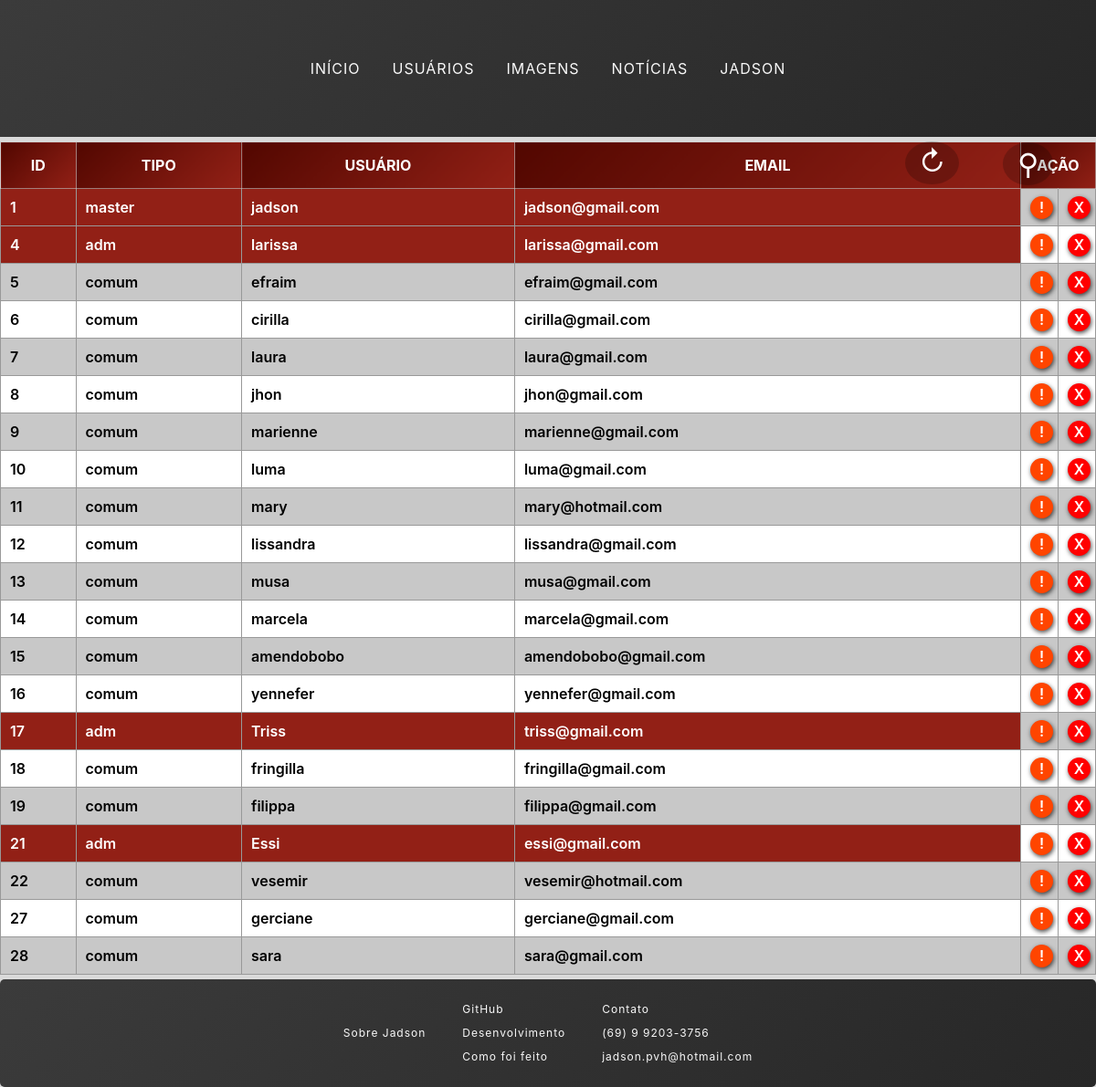
/showUsers.php (signed in), run on the app's committed database.
### tables this page shows
CREATE TABLE `users` (
  `id` int(11) NOT NULL,
  `user_name` varchar(20) NOT NULL,
  `type_user` varchar(10) NOT NULL DEFAULT 'comum',
  `email` varchar(50) DEFAULT NULL,
  `pwd` varchar(255) DEFAULT NULL
);

### Rules/Connection/Connection.php (called while the page is built)
<?php
class Connection {
    private static $i;
    static function Con() {
        if(!isset(self::$i)) {
            try {
                self::$i = new PDO('mysql:dbname=a_news; host=localhost','root', 'root');
            } catch (Exception $e) {
                echo 'Erro : '.$e->getMessage();
                exit;
            }
        }
        return self::$i;
    }
}

### Rules/Users/RuleUser.php (called while the page is built, shortened)
<?php
require_once 'Rules/Connection/Connection.php';
class RuleUser {
    function ReadUser($search) {
        $sql = "SELECT * FROM `users` WHERE user_name LIKE '%$search%' OR email LIKE '%$search%' OR type_user LIKE '%$search%'";
        $stmt = Connection::Con()->query($sql);
        if($stmt->rowCount() > 0) {
            $res = $stmt->fetchAll(PDO::FETCH_ASSOC);
            return $res;
        }
        return false;
    }
    function ReadOneUserFromEmail($email) {
        $sql = "SELECT * FROM users WHERE email = ?";
        $stmt = Connection::Con()->prepare($sql);
        $stmt->bindValue(1, $email);
        $stmt->execute();
        if($stmt->rowCount() > 0) {
            $d = $stmt->fetch(PDO::FETCH_ASSOC);
            return $d;
        }
        return [];
    }
}

### showUsers.php (the view, shortened to what this page needs)
<?php
    require 'head.php';
    require_once 'Rules/Users/RuleUser.php';
    $u = new RuleUser;
?>
<span id="icon-show-users">&#9906</span>
<a href="showUsers.php" id="reload-table">&#8635</a>
<table>
    <tr>
        <th class="tr">ID</th>
        <th class="tr">TIPO</th>
        <th class="tr">USUÁRIO</th>
        <th class="tr">EMAIL</th>
        <th class="tr" colspan="2">AÇÃO</th>
    </tr>
    <?php
    if(isset($_POST['search'])) {
        $search = addslashes(htmlentities($_POST['search']));
    }else{
        $search = '';
    }
    $showUsers = $u->ReadUser($search);
        if($showUsers) {
            foreach ($showUsers as $key => $value) {
                echo '<tr>';
                if($value['type_user'] == 'comum') {
                    ?>
                        <td><?php echo $value['id'] ?></td>
                        <td><?php echo $value['type_user'] ?></td>
                        <td><?php echo $value['user_name'] ?></td>
                        <td><?php echo $value['email'] ?></td>
                        <td class="edit">
                            <a href="userEdit.php?id=<?php echo $value['id'] ?>">
                                <div class="edit-user-button">!</div>
                            </a>
                        </td>
                        <td class="delet">
                            <a href="userDelete.php?id=<?php echo $value['id'] ?>">
                                <div class="delete-user-button">X</div>
                            </a>
                        </td>
                    <?php
                } else {
                    ?>
                        <td class="boss"><?php echo $value['id'] ?></td>
                        <td class="boss"><?php echo $value['type_user'] ?></td>
                        <td class="boss"><?php echo $value['user_name'] ?></td>
                        <td class="boss"><?php echo $value['email'] ?></td>
                        <td class="edit">
                            <a href="userEdit.php?id=<?php echo $value['id'] ?>">
                                <div class="edit-user-button">!</div>
                            </a>
                        </td>
                        <td class="delet">
                            <a href="userDelete.php?id=<?php echo $value['id'] ?>">
                                <div class="delete-user-button">X</div>
                            </a>
                        </td>
                    <?php
                }
                echo '</tr>';
            }
        }else{
            echo "<tr><td colspan='5'><h1>NENHUM USUÁRIO ENCONTRADO</h1></td></tr>";
        }
        ?>
</table>
<?php require 'footer.php'; ?>

### head.php (shortened to what this page needs)
<?php
    require_once 'Rules/Users/RuleUser.php';
    $u = new RuleUser;
    isset($_SESSION['email']) ? $dataUser = $u->ReadOneUserFromEmail($_SESSION['email']) : false;
?>
<!DOCTYPE html>
<html lang="en">
<head>
    <link rel="stylesheet" href="Css/style.css">
    <link rel="stylesheet" href="Css/header.css">
    <link rel="stylesheet" href="Css/news.css">
    <link rel="stylesheet" href="Css/formularios.css">
    <link rel="stylesheet" href="Css/modalDeleteNews.css">
    <link rel="stylesheet" href="Css/modalImgOpen.css">
    <link rel="stylesheet" href="Css/comments.css">
    <link rel="stylesheet" href="Css/footer.css">
    <link rel="stylesheet" href="Css/modalUploadImg.css">
    <link rel="stylesheet" href="Css/modalDeleteImg.css">
    <link rel="stylesheet" href="Css/userPerfil.css">
    <link rel="stylesheet" href="Css/userDelete.css">
</head>
<body>
    <header>
        <div class="header--width">
            <nav>
                <ul id="header--ul--principal">
                    <li>
                        <a href="index.php">INÍCIO</a>
                    </li>
            <?php if(isset($_SESSION['id_master']) || isset($_SESSION['id_adm'])) { ?>
                <li>
                    <a href="showUsers.php"
                        style="margin: 0px 0 0 15px;"
                    >
                    USUÁRIOS
                    </a>
                </li>
            <?php } ?>
                    <li class="header--li">IMAGENS
                    </li>
                    <li class="header--li">NOTÍCIAS
                    </li>
            <?php if(isset($_SESSION['email'])) { ?>
                    <li class="header--li"><?php echo strtoupper($dataUser['user_name']); ?>
            <?php } ?>
                    </li>
                </ul>
            </nav>
        </div>
    </header>

### Css/style.css (style rules this page uses)
:root { --background-color: #dadada; --letter--color: #242222; --background--secundary: linear-gradient(315deg, #272727, #3b3b3b); --letter--secundary: #f9f9f9; --background--black: #242424; --red--dark: #520700; --shadow: rgba(0,0,0,.4); --botao--confirmar: linear-gradient(315deg, rgb(0, 132, 255), rgb(0, 79, 182)); --botao--cancelar: linear-gradient(315deg, orangered, red); }
* { padding: 0; margin: 0; font-family: -apple-system, BlinkMacSystemFont, 'Segoe UI', Roboto, Oxygen, Ubuntu, Cantarell, 'Open Sans', 'Helvetica Neue', sans-serif; }
body { background-color: var(--background-color); padding-top: 150px; max-width: 1200px; margin: 0 auto; display: flex; flex-direction: column; justify-content: space-between; min-height: calc(100vh - 150px); overflow-x: hidden; }
a { text-decoration: none; color: var(--letter--color); }

### Css/header.css (style rules this page uses)
.header--width { width: 1200px; display: flex; align-items: center; justify-content: space-evenly; }
header { background: var(--background--secundary); height: 150px; display: flex; justify-content: space-around; align-items: center; position: fixed; top: 0; left: 0; right: 0; transition: all ease .3s; z-index: 5; }
ul { list-style: none; letter-spacing: 1px; }
ul a { text-decoration: none; display: block; padding: 10px; color: var(--letter--secundary); transition: all ease .3s; }
#header--ul--principal { display: flex; }
.header--li { margin-left: 15px; padding: 10px; color: var(--letter--secundary); cursor: pointer; text-align: center; transition: all ease .6s; }

### showUsers.php (style rules this page uses)
table { width: 100%; border-collapse: collapse; margin: 5px 0; }
.tr { text-align: center; font-weight: 700; padding: 5px 0; background: linear-gradient(315deg, #922016, #520700); border: 1px solid rgba(200,200,200,.6); color: white; }
tbody td { border: 1px solid #999999; padding: 0 0 0 10px; font-weight: 600; }
tr:nth-child(even) { background-color: rgba(200,200,200); }
tr:nth-child(odd) { background-color: white; }
.boss { background: #922016; color: white; }
.edit, .delet { width: 30px; }
.edit-user-button, .delete-user-button { width: 25px; height: 25px; background: orangered; border-radius: 50%; color: white; display: flex; justify-content: center; align-items: center; cursor: pointer; box-shadow: 1px 2px 5px rgba(0,0,0,.7); }
.delete-user-button { background: red; }
#icon-show-users { position: fixed; right: 40px; top: 150px; padding: 5px 20px; font-size: 40px; color: #fff; background: rgba(0,0,0,.2); border-radius: 50%; cursor: pointer; transform: scale(.8); transition: all ease .5s; }
#reload-table { font-size: 30px; position: fixed; top: 155px; right: 150px; padding: 4px 15px 7px 15px; background: rgba(0,0,0,.2); border-radius: 50%; color: #fff; transition: all ease 1s; }

### data on the page
users: user_name "JADSON", id "1", type_user "master", user_name "jadson", email "jadson@gmail.com"
users: id "4", type_user "adm", user_name "larissa", email "larissa@gmail.com"
users: id "5", type_user "comum", user_name "efraim", email "efraim@gmail.com"
users: id "6", type_user "comum", user_name "cirilla", email "cirilla@gmail.com"
users: id "7", type_user "comum", user_name "laura", email "laura@gmail.com"
users: id "8", type_user "comum", user_name "jhon", email "jhon@gmail.com"
users: id "9", type_user "comum", user_name "marienne", email "marienne@gmail.com"
users: id "10", type_user "comum", user_name "luma", email "luma@gmail.com"
users: id "11", type_user "comum", user_name "mary", email "mary@hotmail.com"
users: id "12", type_user "comum", user_name "lissandra", email "lissandra@gmail.com"
users: id "13", type_user "comum", user_name "musa", email "musa@gmail.com"
users: id "14", type_user "comum", user_name "marcela", email "marcela@gmail.com"
users: id "15", type_user "comum", user_name "amendobobo", email "amendobobo@gmail.com"
users: id "16", type_user "comum", user_name "yennefer", email "yennefer@gmail.com"
users: id "17", type_user "adm", user_name "Triss", email "triss@gmail.com"
users: id "18", type_user "comum", user_name "fringilla", email "fringilla@gmail.com"
users: id "19", type_user "comum", user_name "filippa", email "filippa@gmail.com"
users: id "21", type_user "adm", user_name "Essi", email "essi@gmail.com"
users: id "22", type_user "comum", user_name "vesemir", email "vesemir@hotmail.com"
users: id "27", type_user "comum", user_name "gerciane", email "gerciane@gmail.com"
users: id "28", type_user "comum", user_name "sara", email "sara@gmail.com"
